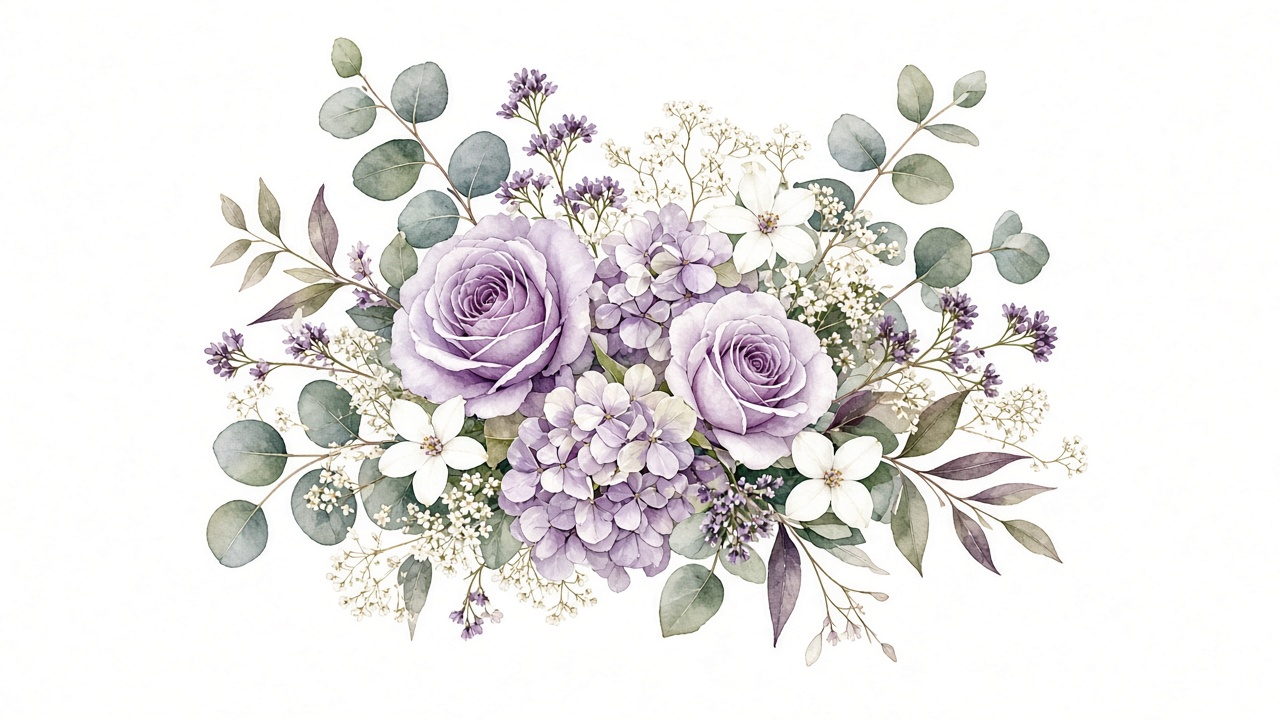
#> input picture raw/floral-decoration.png, 1280 x 720 px, given in place of peacock.png, which was not available; the run also reads 1 picture not shown here
$ python make_transparent.py
#> lines starting #> are read from the running program, lines starting #| are printed output that depends on the picture; after the words box and inside, x2 and y2 are one past the last pixel; in counts of white or black regions, pixels touching at a corner belong together
#> further down, im is the input picture: PIL image 1280x720 RGB; mean R, G, B 232, 229.4, 228.5
"""
Background removal -> true RGBA PNG (alpha channel).
Illustrations were painted on a plain white background. The background is detected
by flood-fill from the image border (so white petals INSIDE flowers stay opaque),
edges are feathered and de-contaminated (no white halo).

Usage: python3 scripts/make_transparent.py
Requires: pillow numpy scipy
"""
import numpy as np
from PIL import Image
from scipy import ndimage as ndi

SRC = "source-art"
OUT = "public/images"

JOBS = {
    # name: (max_size, threshold)
    "peacock": (820, 244),
    "flower-corner": (900, 244),
    "floral-decoration": (900, 244),
    "gunungan": (640, 244),
    "watercolor-joglo": (820, 240),
}


def remove_bg(img: Image.Image, thr: int) -> Image.Image:
#> called with thr = 244
    a = np.asarray(img.convert("RGB")).astype(np.float32)
    m = a.min(axis=2)
    cand = m >= thr
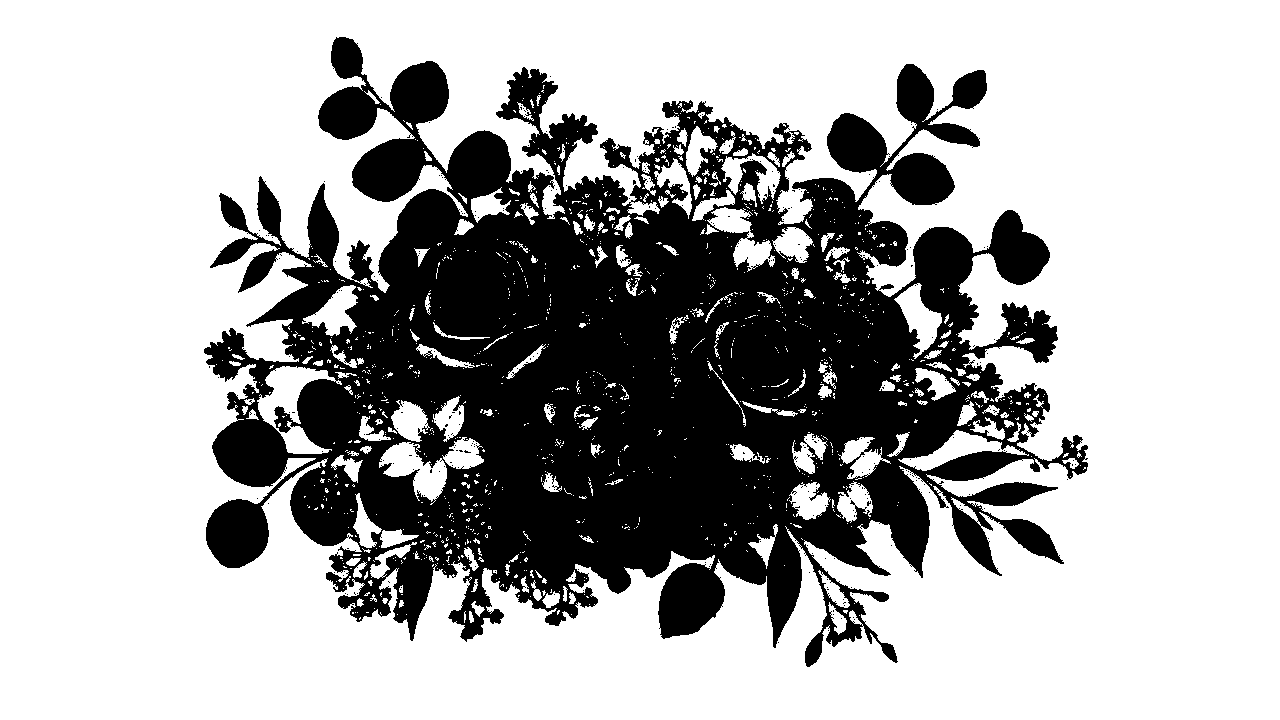
#> cand: shape (720, 1280) bool; 69.2% white; 327 black regions (326 under 20 px), largest, box (x1, y1, x2, y2) and area: (204, 37, 1088, 667) 283813
    lab, n = ndi.label(cand)
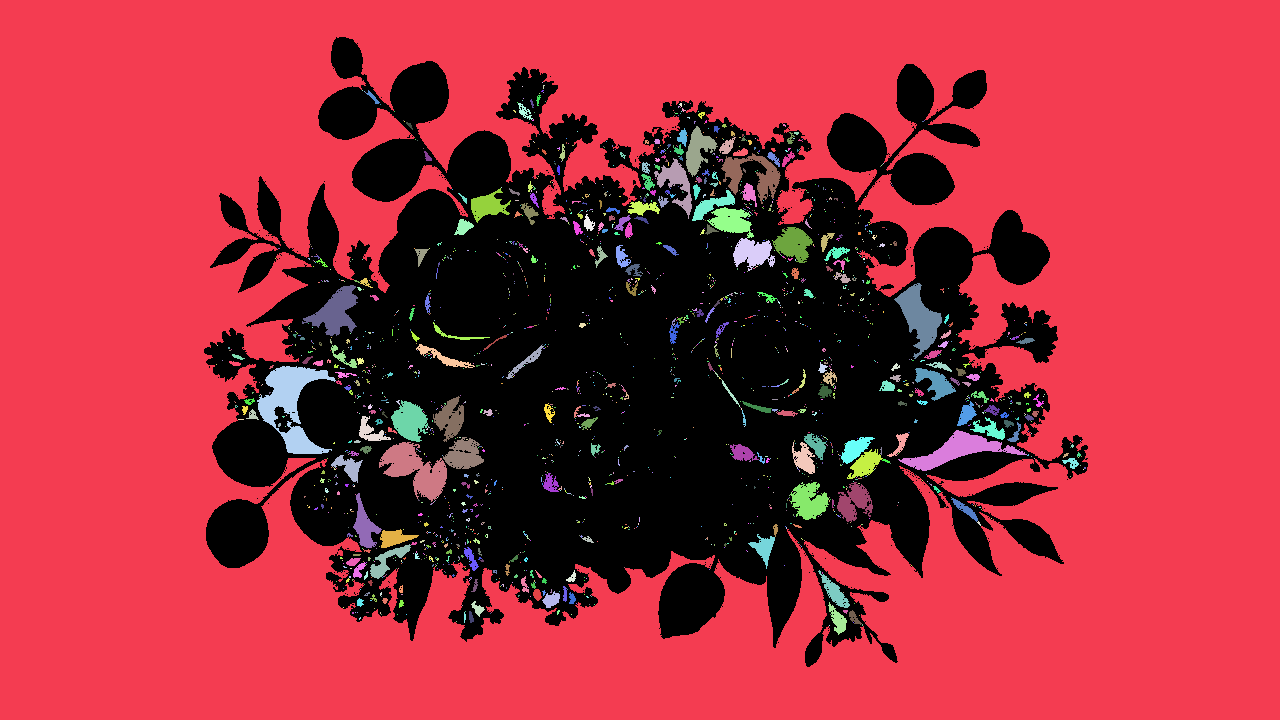
#> lab: shape (720, 1280) int32; 2024 distinct labels, from 0 to 2023; one colour per label, 0 black
#> n = 2023
    border = np.unique(np.concatenate([lab[0], lab[-1], lab[:, 0], lab[:, -1]]))
#> border = [1]
    border = border[border != 0]
    bg = np.isin(lab, border)
#> bg: shape (720, 1280) bool; 64.5% white; 106 black regions (105 under 20 px), largest, box (x1, y1, x2, y2) and area: (204, 37, 1088, 667) 326800
    # enclosed pure-white gaps (between petals / feathers) -> also transparent
    sat = a.max(axis=2) - a.min(axis=2)
    pure = (m >= 251) & (sat < 7)
#> pure: shape (720, 1280) bool; 63.8% white; 1247 black regions (1245 under 20 px), largest, box (x1, y1, x2, y2) and area: (200, 36, 1089, 669) 331451, (764, 608, 767, 618) 23
    lab2, n2 = ndi.label(pure)
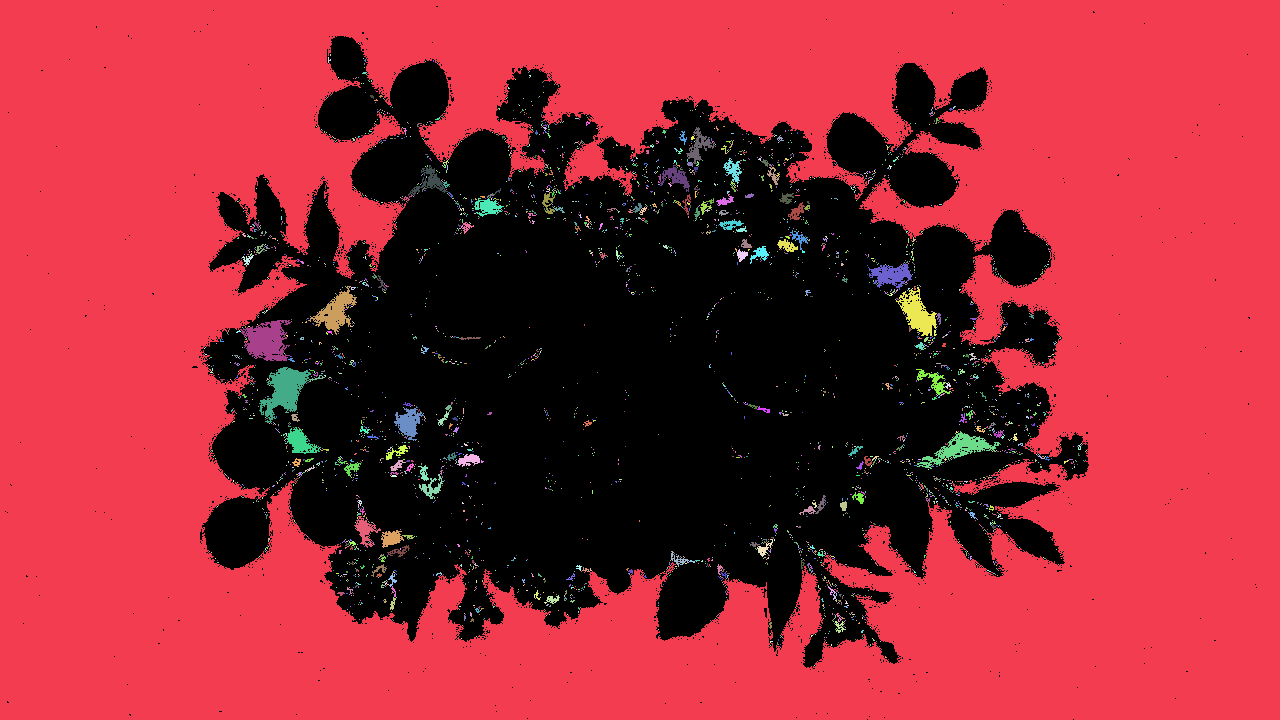
#> lab2: shape (720, 1280) int32; 3943 distinct labels, from 0 to 3942; one colour per label, 0 black
#> n2 = 3942
    if n2:
        areas = ndi.sum(pure, lab2, index=np.arange(1, n2 + 1))
#> areas = 3942 values, max 565877 at index 0, min 1 at index 1, mean 149.1
        big = np.where(areas >= 90)[0] + 1
#> big = 31 values from 1 to 3343
        bg = bg | np.isin(lab2, big)
#> bg: shape (720, 1280) bool; 65.4% white; 256 black regions (255 under 20 px), largest, box (x1, y1, x2, y2) and area: (204, 37, 1088, 667) 318035
        bg = ndi.binary_dilation(bg, iterations=1) & (m >= thr - 6) | bg
#> bg: shape (720, 1280) bool; 66.1% white; 21 black regions (17 under 20 px), largest, box (x1, y1, x2, y2) and area: (204, 37, 1088, 667) 312151, (1030, 460, 1040, 472) 64, (879, 284, 894, 290) 48, (432, 480, 439, 488) 26
    # distance from background -> feather band
    dist = ndi.distance_transform_edt(~bg)
    soft = np.clip((252.0 - m) / (252.0 - 205.0), 0, 1)
    alpha = np.where(bg, 0.0, 1.0)
    band = (~bg) & (dist <= 5)
#> band: shape (720, 1280) bool; 6.8% white; 29 white regions (17 under 20 px), largest, box (x1, y1, x2, y2) and area: (204, 37, 1088, 667) 58332, (380, 402, 430, 466) 1013, (910, 363, 957, 401) 665
    alpha = np.where(band, np.maximum(soft, 0.0), alpha)
    alpha = np.where(band & (dist <= 1.5), alpha * 0.85, alpha)
    alpha = ndi.gaussian_filter(alpha, 0.6)
    alpha = np.where(bg & (dist == 0), alpha, alpha)
    alpha = np.clip(alpha, 0, 1)
    # de-contaminate edge colours (remove white that bled in)
    safe = np.maximum(alpha, 0.05)[..., None]
    rgb = (a - 255.0 * (1 - safe)) / safe
    edge = (alpha < 0.98)[..., None]
#> edge: shape (720, 1280, 1) bool; 71.3% white; 142 black regions (107 under 20 px), largest, box (x1, y1, x2, y2) and area: (215, 116, 1042, 640) 228672, (661, 565, 723, 636) 3188, (354, 141, 427, 200) 2982
    rgb = np.where(edge, rgb, a)
    rgb = np.clip(rgb, 0, 255)
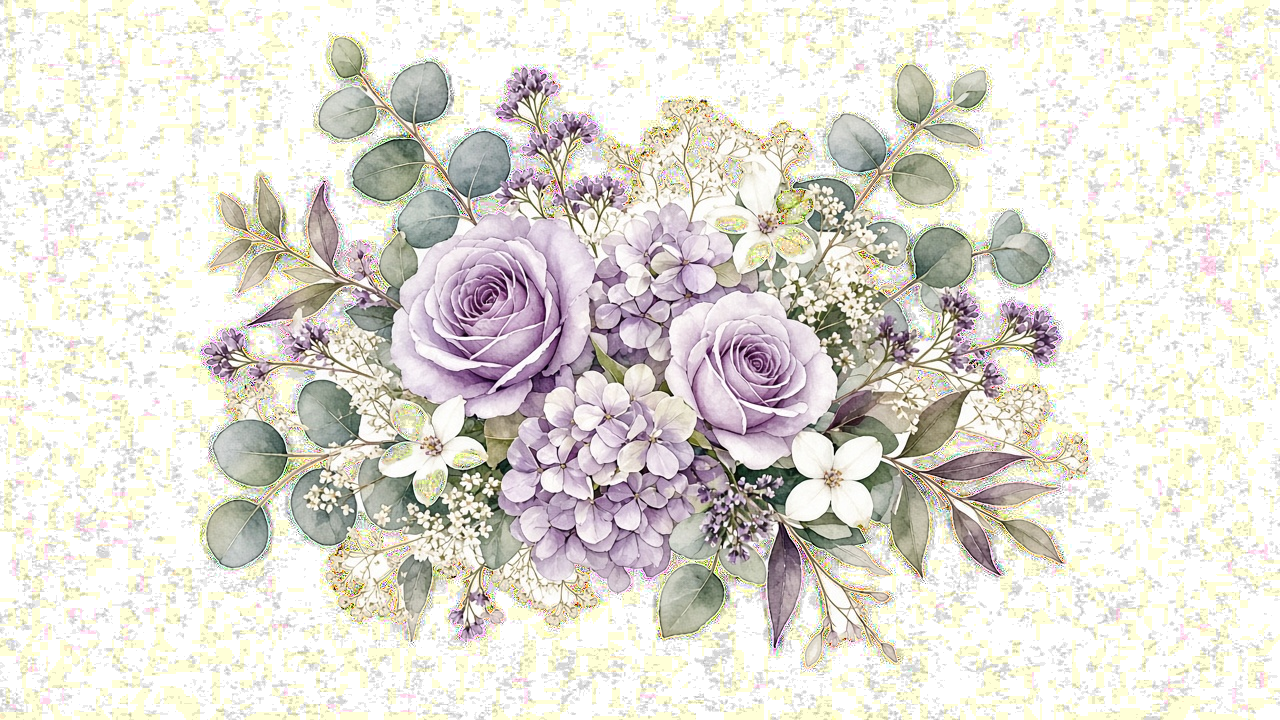
#> rgb: shape (720, 1280, 3) float64; mean of channels 0, 1, 2 225.6, 222.3, 213.5; drawn as R, G, B
    out = np.dstack([rgb, alpha * 255.0]).astype(np.uint8)
    return Image.fromarray(out, "RGBA")


def trim(img: Image.Image, pad: int = 6) -> Image.Image:
#> called with pad = 6
    alpha = np.asarray(img)[..., 3]
    ys, xs = np.where(alpha > 8)
    box = (max(xs.min() - pad, 0), max(ys.min() - pad, 0),
           min(xs.max() + pad, img.width), min(ys.max() + pad, img.height))
#> box = (197, 30, 1094, 673)
    return img.crop(box)
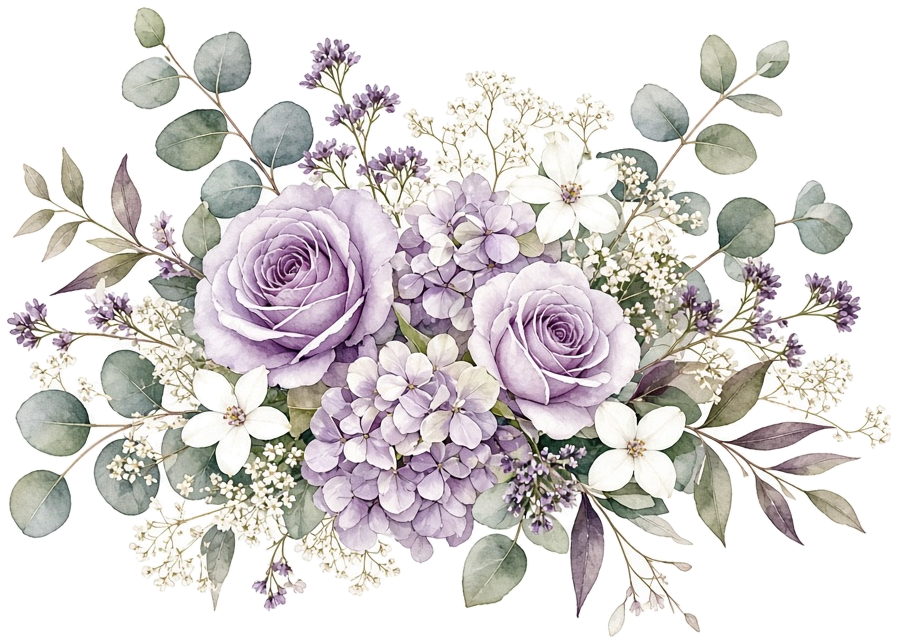
#> returned value: PIL image 897x643 RGBA; mean R, G, B, A 210.9, 206, 198.5, 131.2; transparent parts drawn white


def batik(img: Image.Image) -> Image.Image:
    """Line-art: darkness -> alpha, ink colour = antique soft brown/gold."""
    g = np.asarray(img.convert("L")).astype(np.float32)
    bgval = np.percentile(g, 92)
    alpha = np.clip((bgval - g) / max(bgval - np.percentile(g, 2), 1), 0, 1)
    alpha = np.clip(alpha * 1.3, 0, 1)
    h, w = g.shape
    rgb = np.zeros((h, w, 3), np.float32)
    rgb[..., 0], rgb[..., 1], rgb[..., 2] = 138, 118, 101  # #8A7665
    out = np.dstack([rgb, alpha * 255]).astype(np.uint8)
    return Image.fromarray(out, "RGBA")


if __name__ == "__main__":
    for name, (mx, thr) in JOBS.items():
        im = Image.open(f"{SRC}/{name}.png")
        out = trim(remove_bg(im, thr))
        out.thumbnail((mx, mx), Image.LANCZOS)
#> out: PIL image 820x588 RGBA
        out.save(f"{OUT}/{name}.png", optimize=True)
        print(name, out.size, out.mode)
#| peacock (820, 588) RGBA
#> pass 2 of the loop `for name, (mx, thr) in JOBS.items():`:
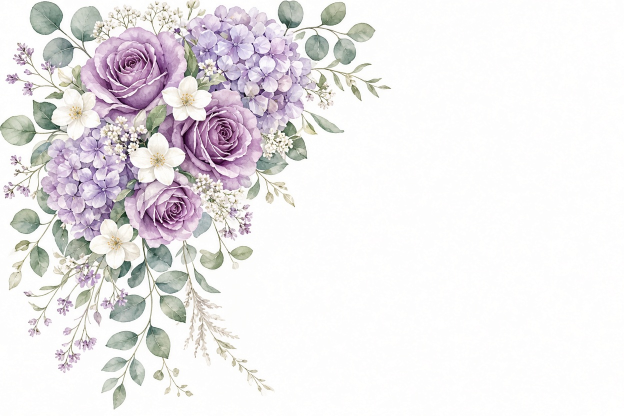
#> input picture raw/flower-corner.png, 1248 x 832 px, found by its file name (shown at 1/2 size)
#> im is the input picture: PIL image 1248x832 RGB; mean R, G, B 235.2, 232.2, 233.7
#> a: shape (832, 1248, 3) float32
#> m: shape (832, 1248) float32
#> cand: shape (832, 1248) bool; 72% white; 277 black regions (274 under 20 px), largest, box (x1, y1, x2, y2) and area: (0, 0, 783, 820) 289922, (372, 0, 400, 42) 567, (587, 62, 611, 82) 274
#> lab: shape (832, 1248) int32; 1600 distinct labels, from 0 to 1599
#> n = 1599
#> in remove_bg (call 2), `border = np.unique(np.concatenate([lab[0], lab[-1], lab[:, 0], lab[:, ..`: border = [0, 1, 2, 3]
#> in remove_bg (call 2), `border = border[border != 0]`: border = [1, 2, 3]
#> sat: shape (832, 1248) float32
#> pure: shape (832, 1248) bool; 66.8% white; 1727 black regions (1724 under 20 px), largest, box (x1, y1, x2, y2) and area: (0, 0, 786, 823) 341720, (75, 161, 84, 166) 24, (101, 519, 106, 526) 24
#> in remove_bg (call 2), `lab2, n2 = ndi.label(pure)`:
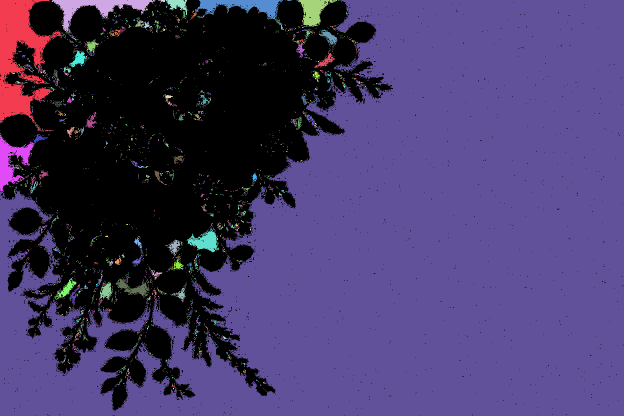
#> lab2: shape (832, 1248) int32 (shown at 1/2 size); 4389 distinct labels, from 0 to 4388; one colour per label, 0 black
#> n2 = 4388
#> areas = 4388 values, max 646537 at index 13, min 1 at index 2, mean 158
#> big = 36 values from 1 to 3284
#> dist: shape (832, 1248) float64
#> soft: shape (832, 1248) float32
#> band: shape (832, 1248) bool; 6.3% white; 23 white regions (11 under 20 px), largest, box (x1, y1, x2, y2) and area: (0, 1, 783, 819) 60356, (166, 218, 201, 261) 580, (588, 79, 614, 120) 488
#> safe: shape (832, 1248, 1) float64
#> in remove_bg (call 2), `edge = (alpha < 0.98)[..., None]`:
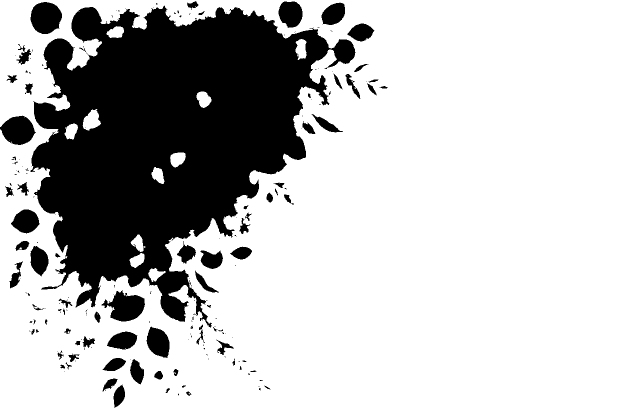
#> edge: shape (832, 1248, 1) bool (shown at 1/2 size); 74.9% white; 191 black regions (115 under 20 px), largest, box (x1, y1, x2, y2) and area: (61, 11, 711, 655) 225328, (203, 581, 290, 643) 3241, (61, 4, 124, 68) 3113
#| flower-corner (789, 825) RGBA
    im = Image.open(f"{SRC}/batik-pattern.png")
    out = batik(im)
#> in batik, `bgval = np.percentile(g, 92)`: bgval = 255
    out = out.resize((520, 520), Image.LANCZOS)
    arr = np.asarray(out).copy()
    arr[..., 3] = (arr[..., 3] // 8) * 8  # fewer alpha levels -> smaller file
    out = Image.fromarray(arr, "RGBA")
    out.save(f"{OUT}/batik-pattern.png", optimize=True)
    print("batik-pattern", out.size, out.mode)
#| batik-pattern (520, 520) RGBA
